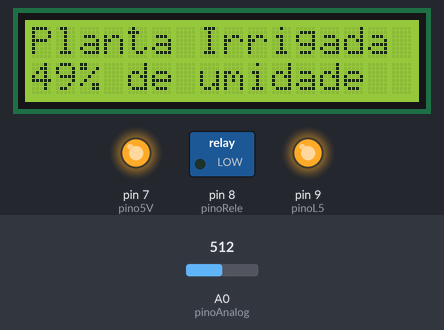
Simulated run of this sketch. Board: Arduino Uno, built with avr-gcc and run on an emulated ATmega328P. Shown: 16×2 character LCD, switched loads named in the sketch (green lamp = pin HIGH), output pins drawn as LEDs (lit = HIGH). The test bench sets the inputs (shaded band); at power-on: A0 (pinoAnalog) = 512. What the sketch prints to the serial monitor is not drawn.

Above: at 1.2 s.
1.3 s: A0 (pinoAnalog) set to 536
At 2.15 s:
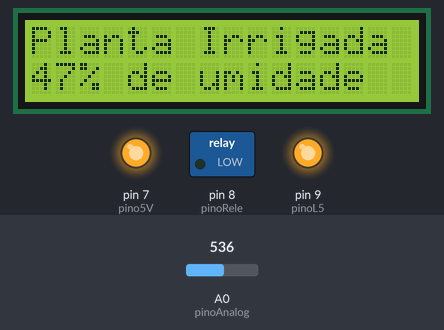
3.4 s: A0 (pinoAnalog) set to 570
At 4.6 s:
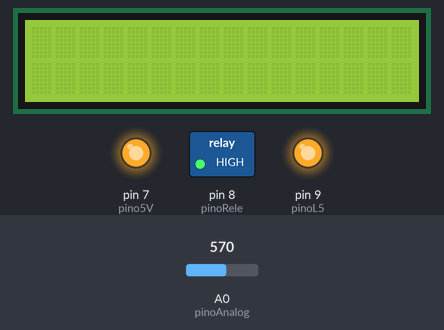
7.1 s: A0 (pinoAnalog) set to 511
At 8.3 s:
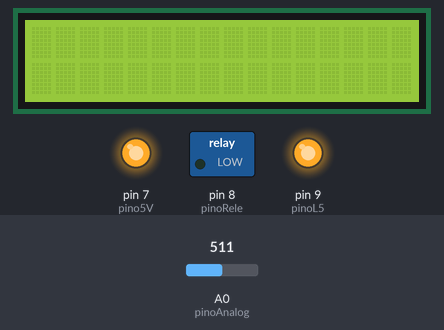
Timing chart, 0 to 10.1 s (numbered marks = the images above; inputs shaded):
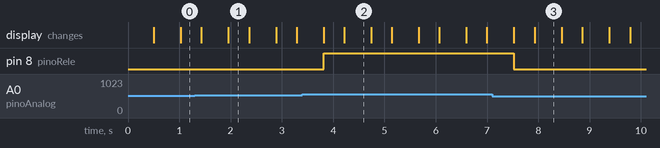

The sketch:

Codigo_Horta.ino
```cpp
// Código de Funcionamento para Sistema de Monitoramento e Irrigação com Arduino
#include <LiquidCrystal_I2C.h>
#include <Wire.h>
#define pinoAnalog A0 // Define o pino A0 como "pinoAnalog" pino de dados do sensor
#define pinoRele 8 // Define o pino 8 como "pinoRele"
#define pino5V 7 // Define o pino 7 como "pino5V" pino de alimentação do sensor
#define pinoL5 9 // define o pino 9 como "pinoL5" pino de alimentação do LCD

int ValAnalogIn; // Introduz o valor analógico ao código
const int LCD_ADDRESS = 0x27; //define o endereço/tipo da tela lcd como uma variavel int
const int LCD_COLUMNS = 16; //define a quantidade de colunas da tela lcd
const int LCD_ROWS = 2; //define a quantidade de fileiras da tela lcd

LiquidCrystal_I2C lcd(LCD_ADDRESS, LCD_COLUMNS, LCD_ROWS);


void setup() {
Serial.begin(9600); // Declara o BaundRate em 9600
Serial.println("Hort escolar"); // Imprime a frase no monitor serial
pinMode(pinoL5, OUTPUT); // declara o pinoL5 como saida
pinMode(pinoRele, OUTPUT); // Declara o pinoRele como Saída
pinMode(pino5V, OUTPUT); // Declara o pino5V como Saída
digitalWrite(pinoL5, HIGH); // Põem o pinoL5 em estado Alto = 5V
digitalWrite(pino5V, HIGH); // Põem o pino5V em estado Alto = 5V

  lcd.init(); //inicia a tela LCD
  lcd.setCursor(0, 0); //posiciona o cursor na coluna 0 e fileira 0
  lcd.backlight(); //ativa o backlight do LCD
  lcd.display(); //atualiza o LCD
}
void loop() {
ValAnalogIn = analogRead(pinoAnalog); // Relaciona o valor analógico com o recebido do sensor
int Porcento = map(ValAnalogIn, 1023, 0, 0, 100); // Relaciona o valor analógico à porcentagem
lcd.setCursor(0, 1);// posiciona o cursor na coluna 0 fileira 1

lcd.print(Porcento); // Imprime o valor em Porcento no monitor Serial
lcd.print("% de umidade"); // Imprime o símbolo junto ao valor encontrado

if (Porcento <= 45) { // Se a porcentagem for menor ou igual à
lcd.setCursor(0, 0); //posiciona o cursor na coluna 0 e fileira 0
lcd.print("Irrigando"); // Imprime a frase no monitor serial
digitalWrite(pinoRele, HIGH); // Altera o estado do pinoRele para nível Alto
delay(400);// define um delay de 400 milisegundos para limpar a LCD
lcd.clear();//Limpa a tela LCD
}
else { // Se não …
lcd.setCursor(0, 0);//posiciona o cursor na coluna 0 e fileira 0
lcd.print("Planta Irrigada"); // Imprime a frase no monitor serial
digitalWrite(pinoRele, LOW); // Altera o estado do pinoRele para nível Baixo
delay(400);// define um delay de 400 milisegundos para limpar a LCD
lcd.clear();//Limpa a tela LCD
}
delay (500); // Estabelece o tempo de 5ms para reinicializar a leitura
}
```

Measured:
- the behaviour switches between 552 and 553 on A0 (pinoAnalog) (found by bisection; images 1 and 2)
- after the input at 1.3 s, the display: first differs from a run without the input after 0.66 s (image 1)
- after the input at 3.4 s, pin 8 (pinoRele): LOW → HIGH after 0.42 s; the display: first changes after 0.42 s (image 2 shows a later state)
- after the input at 7.1 s, pin 8 (pinoRele): HIGH → LOW after 0.43 s; the display: first changes after 0.43 s (image 3 shows a later state)
- what the display in image 1 shows lasts 0.4 s, from 2.0 s to 2.4 s
- what the display in image 2 shows lasts 0.5 s, from 4.2 s to 4.7 s
